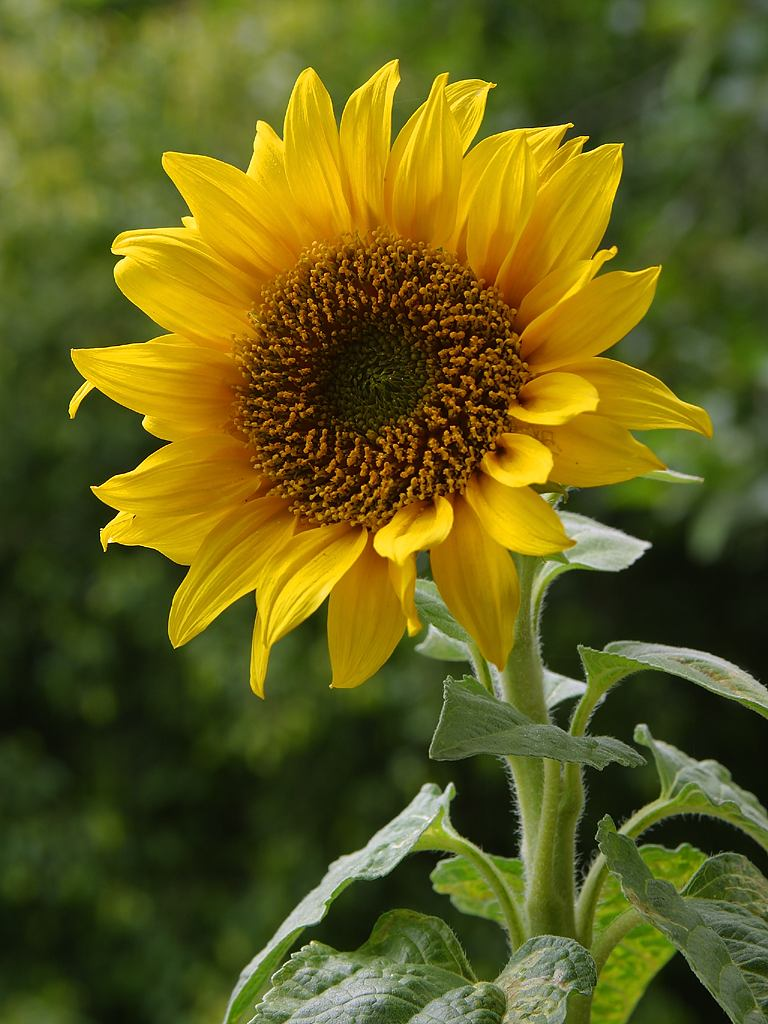
#> input picture 2-Convolutional Filters Edge Detection/Images/sunflower.jpg, 768 x 1024 px, found by its file name
$ jupyter execute 'Canny Edge Detection.ipynb'   (shell and % lines are left out)
#> lines starting #> are read from the running program, lines starting #| are printed output that depends on the picture; after the words box and inside, x2 and y2 are one past the last pixel; in counts of white or black regions, pixels touching at a corner belong together
[cell 1]
# Imports needed
import numpy as np
import matplotlib.pyplot as plt
import cv2   # Computer vision library

[cell 2]
# Read the image
image = cv2.imread('images/sunflower.jpg')
#> image is the input picture: shape (1024, 768, 3); mean B, G, R 27.4, 94.7, 98.3

# Dimensions of the image
print("The Dimensions of the image are: ",image.shape)
#| The Dimensions of the image are:  (1024, 768, 3)

# Make a copy of the image
image_copy = np.copy(image)

# Change BGR to RGB
image_copy = cv2.cvtColor(image_copy,cv2.COLOR_BGR2RGB)

# Diplay the image
plt.imshow(image_copy)

[cell 3]
# Change  RGB to gray
gray = cv2.cvtColor(image_copy,cv2.COLOR_BGR2GRAY)
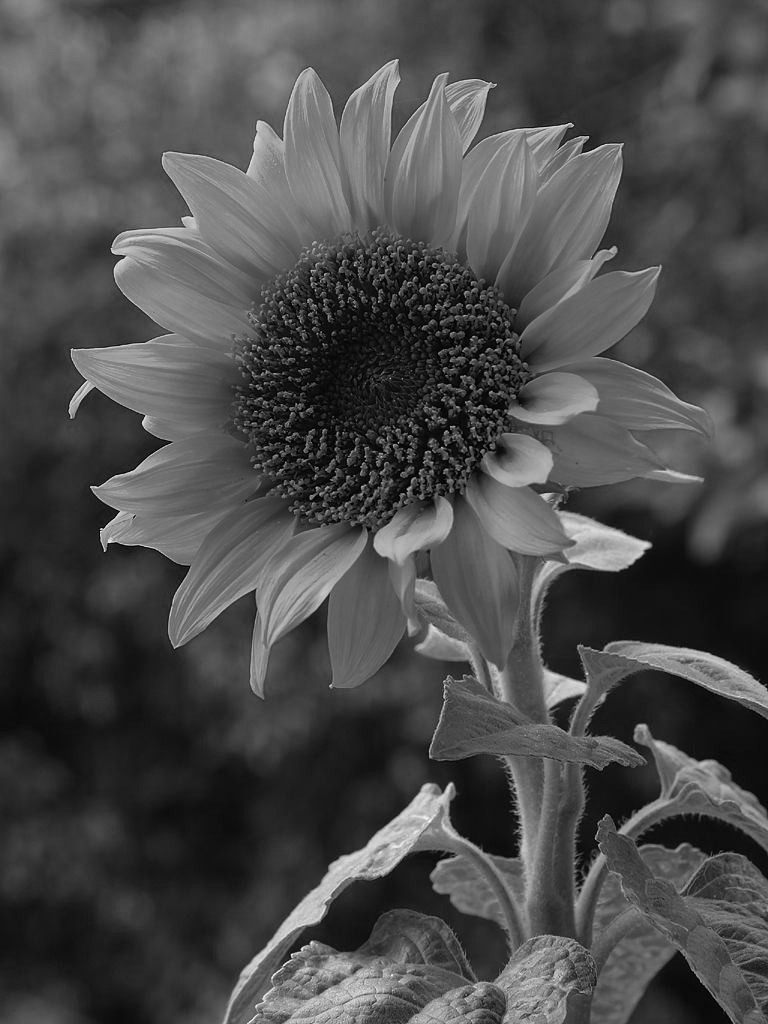
#> gray: shape (1024, 768); min 1, max 253, mean 75

# Diplay the image
plt.imshow(gray,cmap='gray')

[cell 4]
# Define upper and lower thresholds
lower = 80
upper= 240

edges = cv2.Canny(gray,lower,upper)
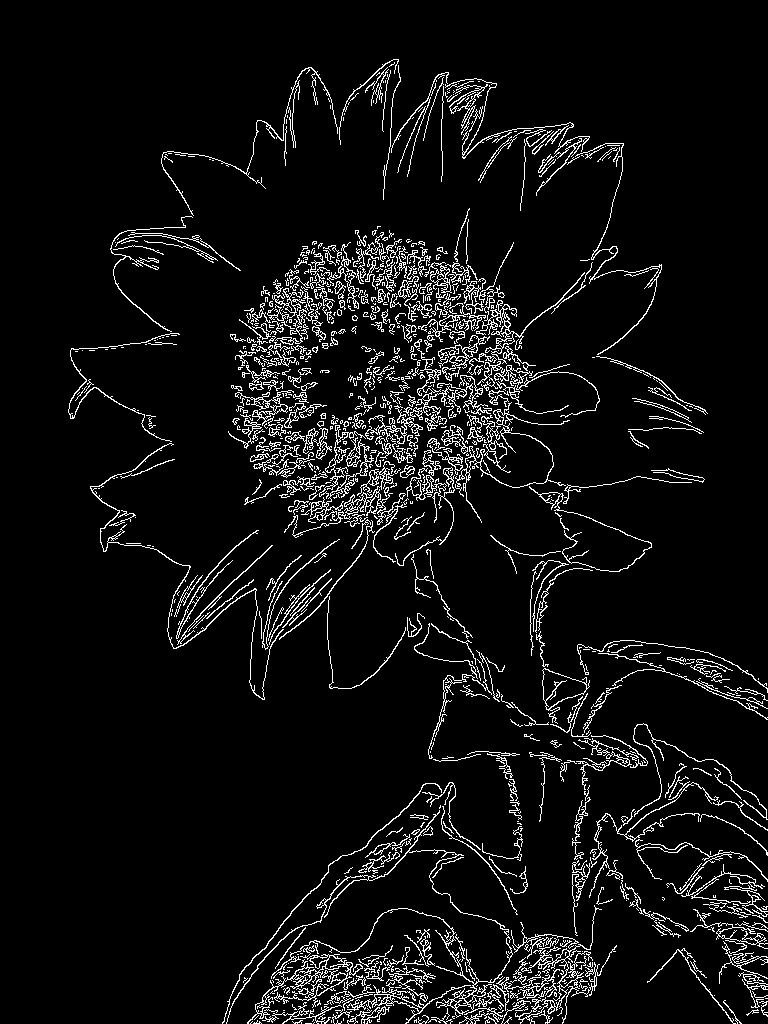
#> edges: shape (1024, 768); 6.3% white in thin lines or dots, all inside (x1, y1, x2, y2) = (68, 59, 768, 1024)

plt.imshow(edges,cmap = 'gray')

[cell 5]
# comparing wide and tight

wide = cv2.Canny(gray,30,150)
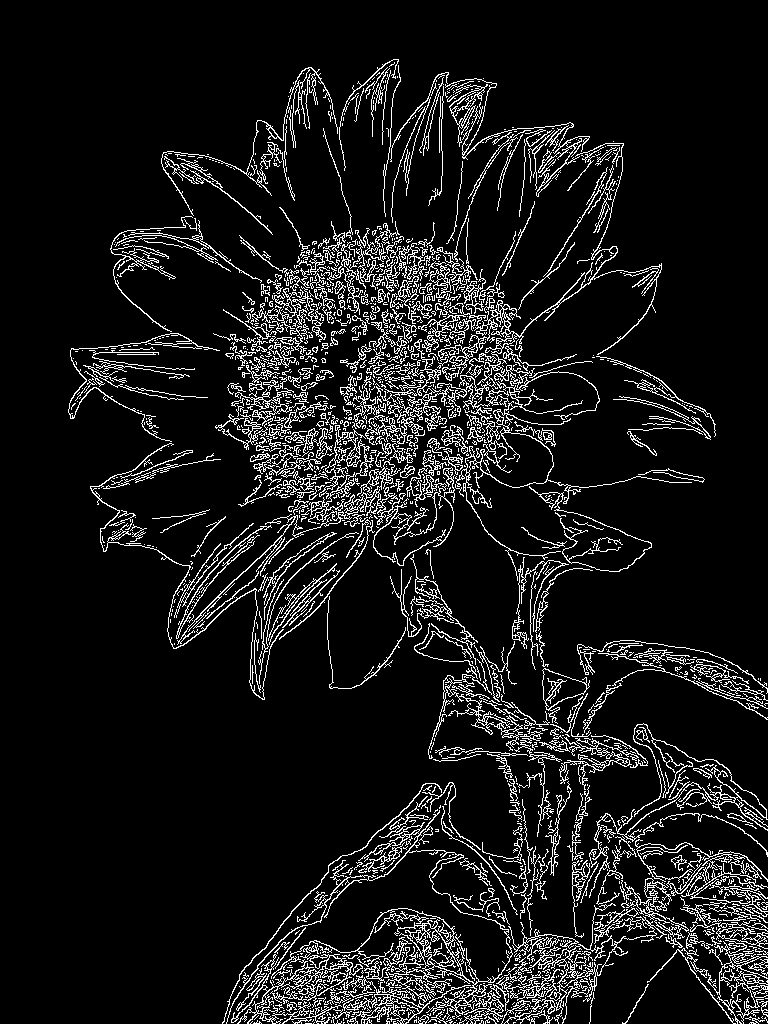
#> wide: shape (1024, 768); 9.3% white in thin lines or dots, all inside (x1, y1, x2, y2) = (68, 59, 768, 1024)
tight = cv2.Canny(gray,50,80)
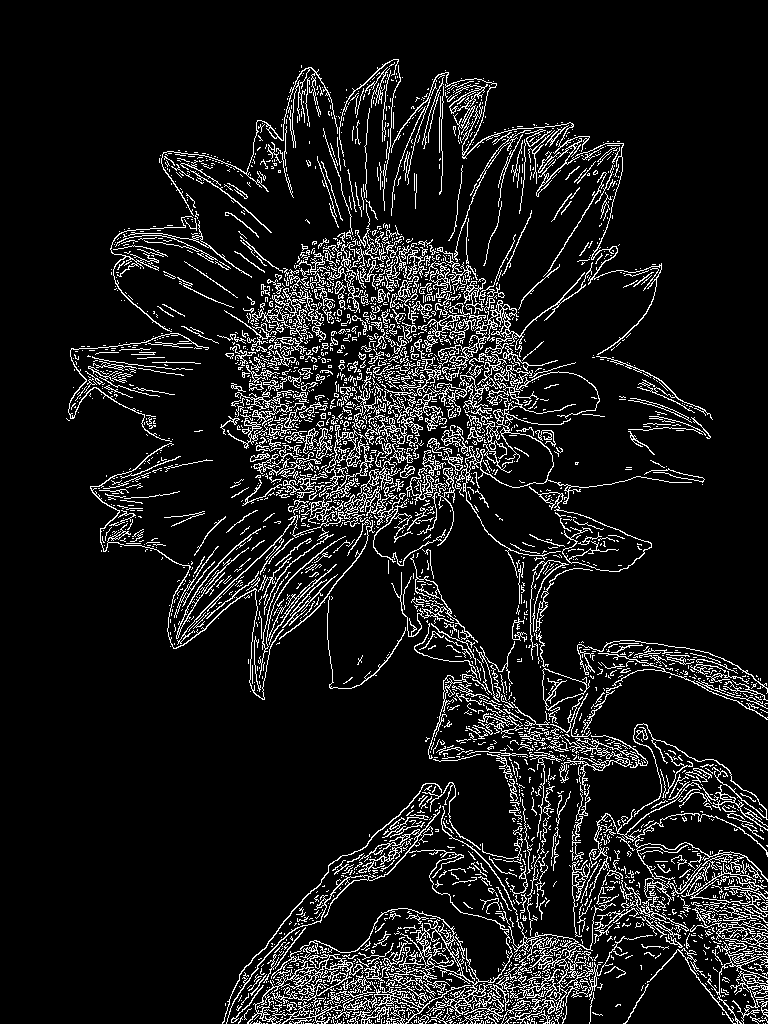
#> tight: shape (1024, 768); 9.9% white in thin lines or dots, all inside (x1, y1, x2, y2) = (66, 59, 768, 1024)

f, (ax1,ax2) = plt.subplots(1,2,figsize = (20,10))
ax1.imshow(wide,cmap = 'gray')
ax2.imshow(tight,cmap = 'gray')

$ run again, with 2-Convolutional Filters Edge Detection/Images/birds.jpg copied over 2-Convolutional Filters Edge Detection/Images/sunflower.jpg
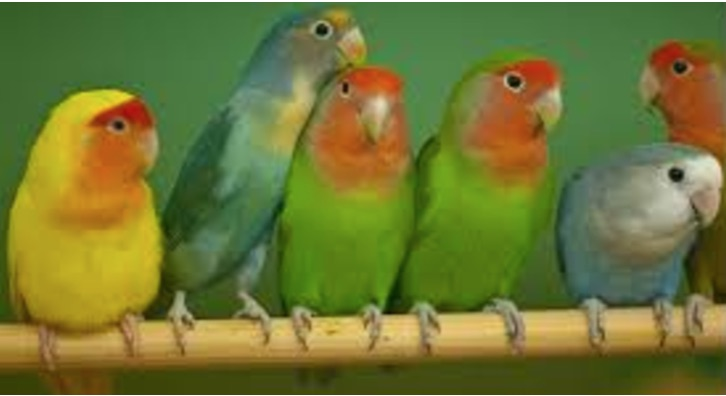
#> input picture 2-Convolutional Filters Edge Detection/Images/birds.jpg, 726 x 396 px, found by its file name
#> image is the input picture: shape (396, 726, 3); mean B, G, R 52.2, 118.2, 111.1
#| The Dimensions of the image are:  (396, 726, 3)
#> `edges = cv2.Canny(gray,lower,upper)`:
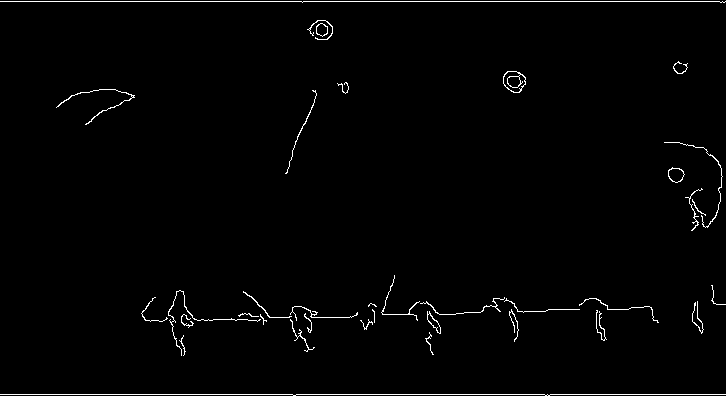
#> edges: shape (396, 726); 1.4% white in thin lines or dots
#> wide: shape (396, 726); 2.8% white in thin lines or dots
#> `tight = cv2.Canny(gray,50,80)`:
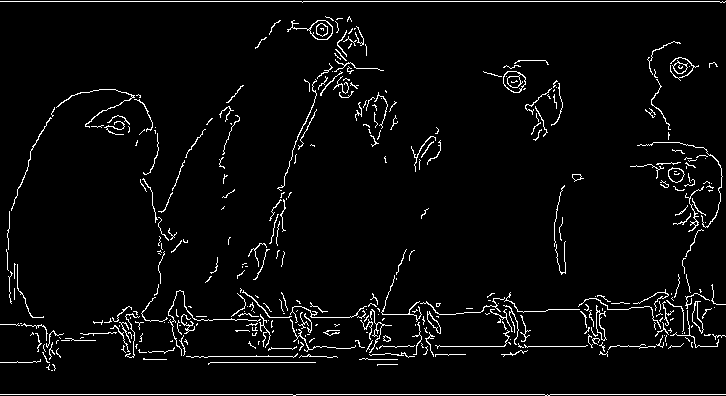
#> tight: shape (396, 726); 4% white in thin lines or dots

$ run again, with 2-Convolutional Filters Edge Detection/Images/brain_MR.jpg copied over 2-Convolutional Filters Edge Detection/Images/sunflower.jpg
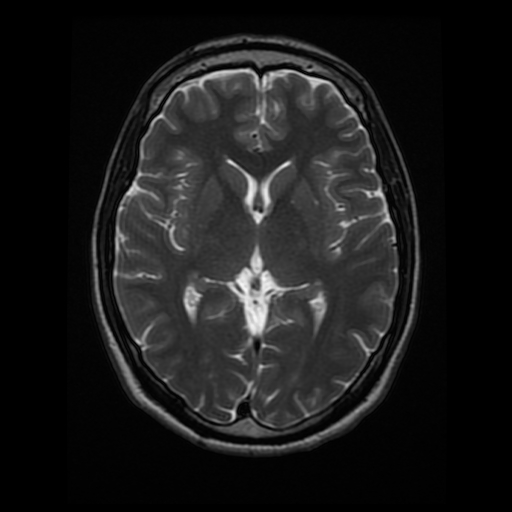
#> input picture 2-Convolutional Filters Edge Detection/Images/brain_MR.jpg, 512 x 512 px, found by its file name
#> image is the input picture: shape (512, 512, 3); min 0, max 247, mean 26.9
#| The Dimensions of the image are:  (512, 512, 3)
#> `edges = cv2.Canny(gray,lower,upper)`:
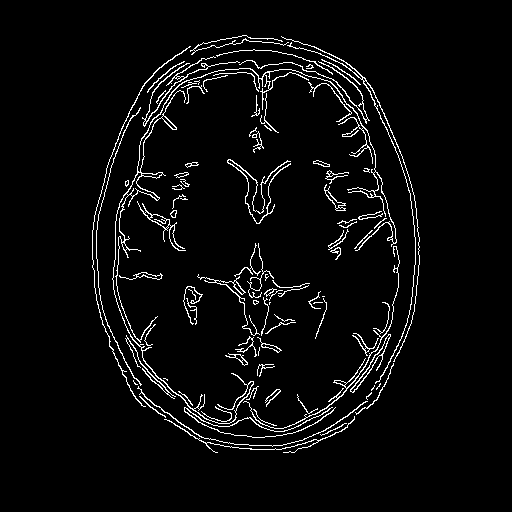
#> edges: shape (512, 512); 4.1% white in thin lines or dots, all inside (x1, y1, x2, y2) = (92, 35, 420, 453)
#> wide: shape (512, 512); 6% white in thin lines or dots, all inside (x1, y1, x2, y2) = (91, 35, 421, 458)
#> tight: shape (512, 512); 6.6% white in thin lines or dots, all inside (x1, y1, x2, y2) = (90, 33, 421, 458)
#> `[cell 5] # comparing wide and tight  wide = cv2.Canny(gray,30,150) tig..`:
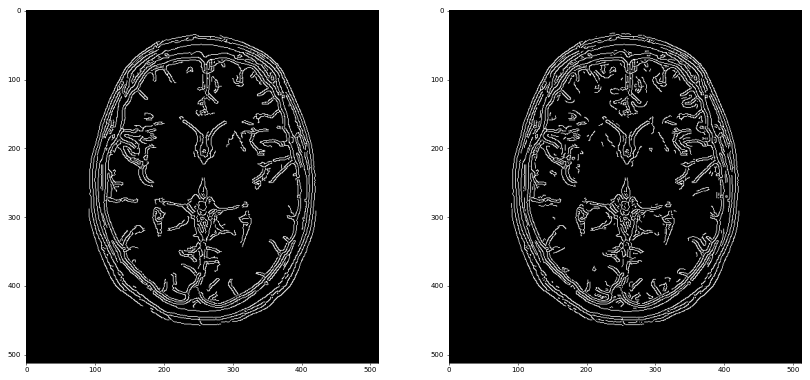
#> figure drawn by matplotlib, 2 panels
